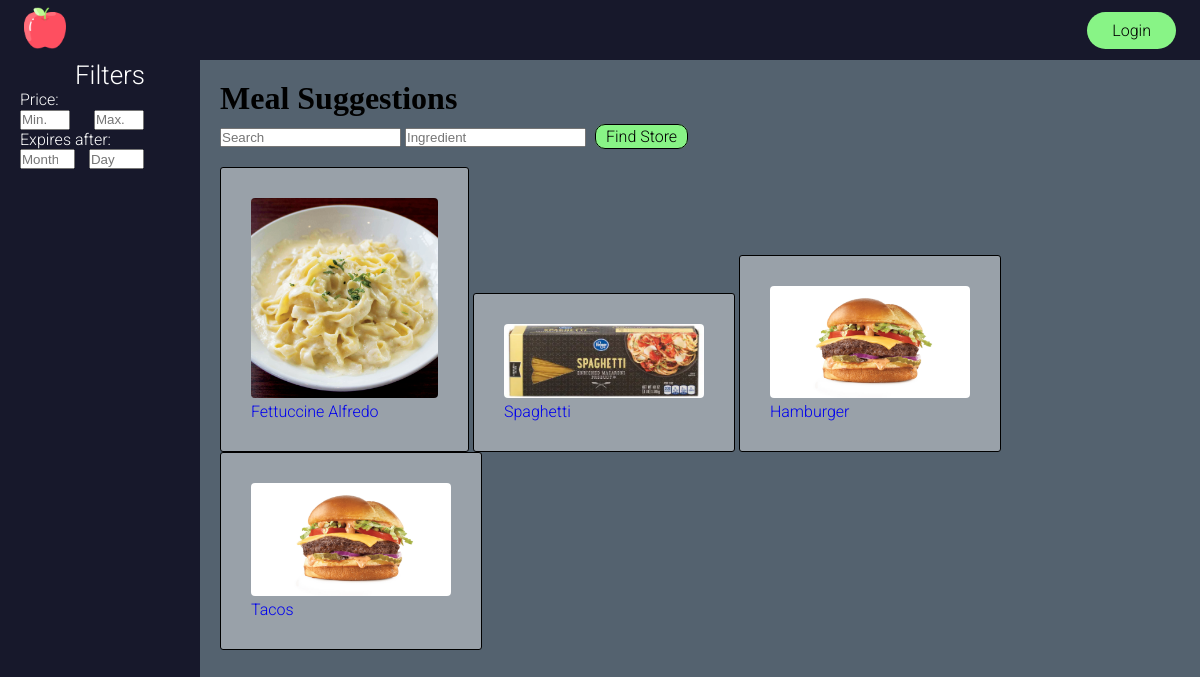
Page /meals on the committed database.
### database.py (models this page shows, shortened)
class Meal(Base):
    __tablename__ = "meals"
    meal_id = Column("meal_id", Integer, Identity(start=0, cycle=True), primary_key=True, nullable=False)
    meal_name = Column("meal_name", String, nullable=False)
    meal_img = Column("meal_img", String, nullable=False)

### main.py (the view)
@app.route('/meals')
def meals():
    meals = session.query(Meal).all()
    return render_template('meal-suggestion.html', meals=meals)

### templates/meal-suggestion.html (shortened to what this page needs)
{% extends 'base.html' %}
  {% block head %}
    <link rel="stylesheet" type="text/css" href="{{ url_for('static', filename='css/style.css')}}">
    <link rel="stylesheet" type="text/css" href="{{ url_for('static', filename='css/meal-suggestion.css')}}">
  {%endblock%}
  {% block content %}
    <div class="sidebar">
      <ul>
        <li class="filter-title">Filters</li>
        <li class="filter-text">Price:</li>
        <li>
          <input type="number" class="priceinput" name="mininput" placeholder="Min.">
          <input type="number" class="priceinput" name="maxprice" placeholder="Max.">
        </li>
        <li class="filter-text">Expires after:</li>
        <li>
          <input type="number" class="dateinput" name="month" placeholder="Month">
          <input type="number" class="dateinput" name="day" placeholder="Day">
        </li>
      </ul>
    </div>
    <div class="browse-body">
      <h1 style="margin-bottom: 10px;">Meal Suggestions</h1>
      <div>
        <input type="text" name="search" placeholder="Search" class="search">
        <input type="text" name="ingredient" placeholder="Ingredient" class="ingredient">
        <a class="fndstr" href="#">Find Store</a>
      </div>
      <ul class="browse-listings">
        {% for meal in meals %}
          <li class="listings">
            <a href="{{ url_for('browse', meal_id=meal.meal_id) }}"><img class="list-img" src="{{ meal.meal_img }}"></a>
            <div><a href="{{ url_for('browse', meal_id=meal.meal_id) }}" class="list_name">{{ meal.meal_name }}</a></div>
          </li>
        {%endfor%}
      </ul>
    </div>
  {%endblock%}

### static/css/style.css (style rules this page uses)
* { box-sizing: border-box; margin: 0; padding: 0; }
body { background-color: #54626f; margin-top: 60px; }
li, a, button { font-family: "Roboto", sans-serif; font-weight: 300; font-size: 16px; text-decoration: none; }

### static/css/meal-suggestion.css (style rules this page uses)
.sidebar { position: fixed; color: white; left: 0; height: calc(100% + 50px); width: 200px; background-color: #17182B; display: flex; }
.listings { background-color: rgba(255,255,255,0.4); border-radius: 3px; border-width: 1px; border-style: solid; border-color: black; transition: 0.3s ease 0s }
.search, .ingredient { margin-bottom: 20px; }
input[class=priceinput] { width: 50px; height: 20px; margin-right: 20px; }
input[class=dateinput] { width: 55px; height: 20px; margin-right: 10px; }
.filter-title { font-size: 26px; text-align: center; }
.sidebar ul { display: block; height: 100%; width: 100%; line-height: 65px font-size: 20px; padding-left: 20px; list-style: none; }
.browse-listings { list-style: none; }
.browse-listings li { display: inline-grid; padding: 30px 30px; }
.list-img { max-width: 200px; max-height: 200px; border-radius: 4px; }
.browse-body { left: 0; height: 100%; width: calc(100% - 200px); margin: 10px 200px; padding: 20px 20px; justify-content: space-between; align-items: center; }
.fndstr { margin: 0 5px; padding: 2px 10px; background-color: rgba(136,244,134,1); color: black; border: solid; border-width: 1px; border-radius: 10px; cursor: pointer; transition: all 0.3s ease 0s; }

### rows in the picture
Meal: meal_img (picture), meal_name "Fettuccine Alfredo"
Meal: meal_img (picture), meal_name "Spaghetti"
Meal: meal_img (picture), meal_name "Hamburger"
Meal: meal_img (picture), meal_name "Tacos"
